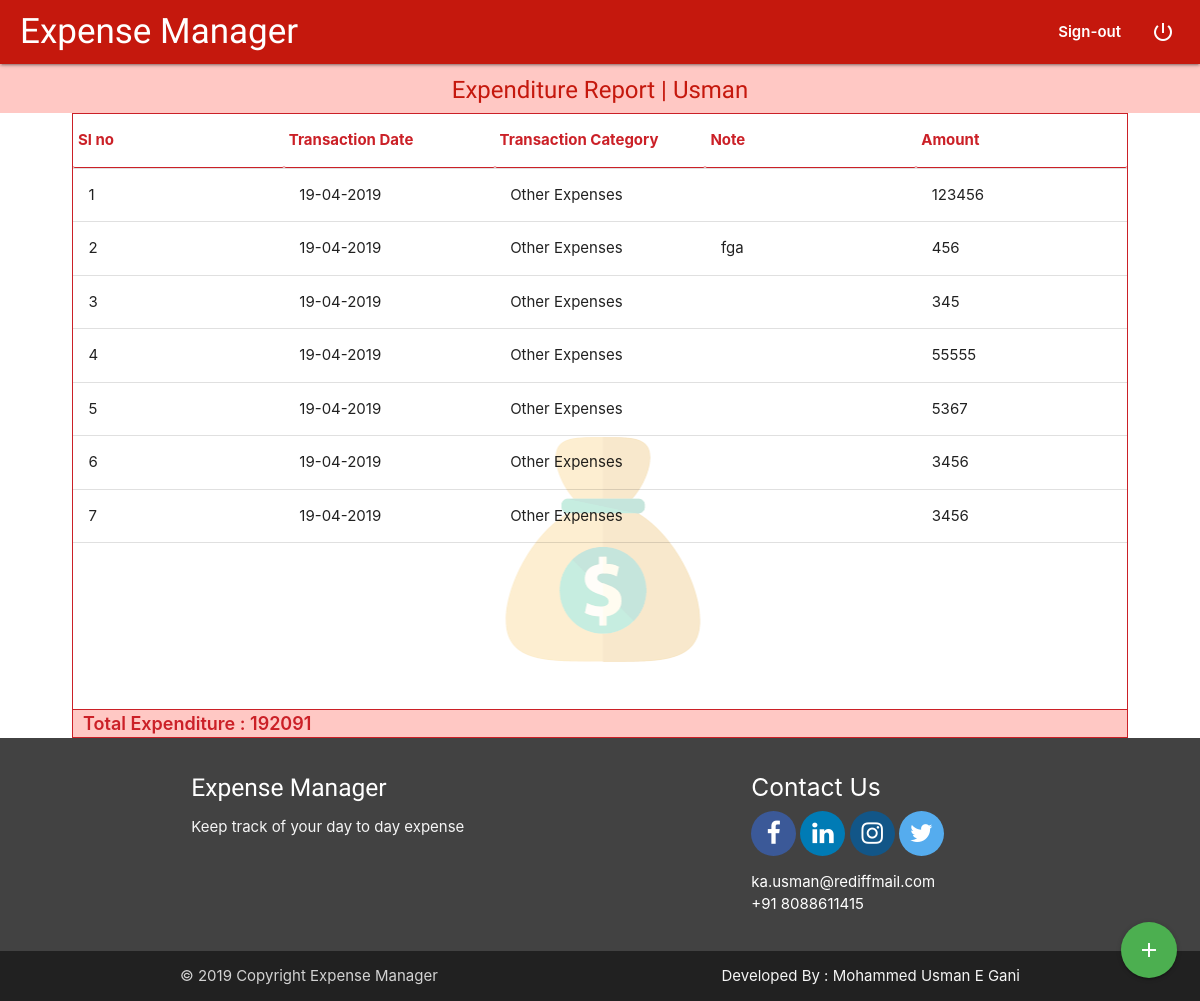
The page /user-portal/user-portal.php (signed in) on the database its author committed.
### tables this page shows
CREATE TABLE `expenses` (
  `expenseId` int(11) NOT NULL,
  `fromUser` text NOT NULL,
  `expenseAmount` text NOT NULL,
  `expenseCategory` text NOT NULL,
  `expenseNote` longtext NOT NULL,
  `expenseDate` text NOT NULL
);

### user-portal/user-portal.php (the view, shortened to what this page needs)
<?php
  require_once('../functions.php');
?>
<!DOCTYPE html>
<html>
  <head>
    <link type="text/css" rel="stylesheet" href="materialize/css/materialize.min.css"  media="screen,projection">
    <link rel="stylesheet" href="https://cdnjs.cloudflare.com/ajax/libs/font-awesome/4.7.0/css/font-awesome.min.css">
    <link type="text/css" rel="stylesheet" href="style/User_portal.css">
  </head>
  <body>
        <div class="navbar-fixed">
                <nav class="nav-bg">
                  <div class="nav-wrapper">
                    <a href="#" class="title-logo">Expense Manager</a>
                    <ul class="right hide-on-med-and-down">
                        <li class="sign-up-text">Sign-out</li><li><a class="nav-icon" href="../php/logout.php"><i class="material-icons">power_settings_new</i></a></li>
                  </ul>
                  </div>
                </nav>
        </div>
        <div class="title-container">
            <span class="title-text">Expenditure Report | <?php echo $_SESSION['firstName'];?></span>
        </div>
        <div class="user-expense-table">
            <table cellpadding="10"  class="highlight table-header scroll">
                <thead>
                  <tr>
                      <th>Sl no</th>
                      <th>Transaction Date</th>
                      <th>Transaction Category</th>
                      <th>Note</th>
                      <th>Amount</th>
                  </tr>
                </thead>
                <tbody>
                  <?php
                    $i=1;
                    $totalAmount = 0;
                    $userId = $_SESSION['userId'];
                    $sql = "SELECT expenseDate,expenseCategory, expenseNote, expenseAmount FROM expenses WHERE fromUser = '$userId'";
                    $statement = $conn->query($sql);
                    if($statement)
                    {
                      if($statement->num_rows>0)
                      {
                        $totalAmount = 0;
                        while($expense = $statement->fetch_assoc())
                        {
                          $totalAmount+=$expense['expenseAmount'];
                    ?>
                  <tr>
                    <td><?php echo $i;?></td>
                    <td><?php echo $expense['expenseDate'];?></td>
                    <td><?php echo $expense['expenseCategory'];?></td>
                    <td><?php echo $expense['expenseNote'];?></td>
                    <td><?php echo $expense['expenseAmount'];?></td>
                  </tr>
                  <?php
                      $i++;
                        }
                      }
                    }
                    ?>
                </tbody>
              </table>
              <div class="Total-Expenditure"><span>Total Expenditure : <?php echo $totalAmount;?></span></div>
        </div>
                <div class="fixed-action-btn">
                  <a class="btn-floating btn-large green modal-trigger" href="#modal1">
                    <i class="large material-icons">add</i>
                  </a>
                </div>
        <footer class="page-footer" id="footer">
            <div class="container">
              <div class="row">
                <div class="col l6 s12">
                  <h5 class="white-text" id="Footer-Content">Expense Manager</h5>
                  <p class="grey-text text-lighten-4">Keep track of your day to day expense</p>
                </div>
                <div class="col l4 offset-l2 s12">
                  <h5 class="white-text">Contact Us</h5>
                  <a href="#" class="fa fa-facebook"></a>
                  <a href="#" class="fa fa-linkedin"></a>
                  <a href="#" class="fa fa-instagram"></a>
                  <a href="#" class="fa fa-twitter"></a>
                  <ul>
                    <li>ka.usman@rediffmail.com</li>
                    <li>+91 8088611415</li>
                  </ul>
                </div>
              </div>
            </div>
            <div class="footer-copyright" id="footer-end">
              <div class="container">
              &copy 2019 Copyright Expense Manager
              <a class="grey-text text-lighten-4 right" >Developed By : Mohammed Usman E Gani</a>
              </div>
            </div>
          </footer>
  </body>
</html>

### user-portal/style/User_portal.css (style rules this page uses)
body { background-image: url('../images/bg.png'); background-repeat: no-repeat; background-attachment: fixed; background-position: center; }
.sign-up-text { padding-right: 15px; font-weight: 600; }
.title-container { margin: 0; padding: 0; display: flex; justify-content: center; font-family: 'Yatra One'; align-items: center; background: #ffc8c4; }
.title-text { margin-top: 2px; padding: 5.5px; display: flex; justify-content: center; font-family: 'Yatra One'; align-items: center; background: #ffc8c4; color: #c5180d; font-size: 1.6em; }
.nav-bg { background-color: #c5180d; }
.nav-icon { margin-right: 10px; }
.title-logo { font-family: 'Yatra One'; font-size: 35px; margin-left: 20px; }
#footer { background-color: #424242; }
#footer-end { background-color: #212121; }
#Footer-Content { font-family: 'Yatra One'; }
.fa { border-radius: 50%; padding: 10px; font-size: 25px; width: 45px; text-align: center; text-decoration: none; }
.fa-facebook { background: #3B5998; color: #fff; transition: 0.5s; }
.fa-linkedin { background: #007bb5; color: #fff; transition: 0.5s; }
.fa-twitter { background: #55ACEE; color: #fff; transition: 0.5s; }
.fa-instagram { background: #125688; color: #fff; transition: 0.5s; }
.Total-Expenditure { border-top: 1px solid #cb2027; background-color: #ffc8c4; }
.Total-Expenditure span { background-color: #ffc8c4; color: #cb2027; font-size: 1.2em; font-weight: 600; padding-left: 10px; }
.user-expense-table { margin-left: 6%; margin-right: 6%; border: 1px solid #cb2027; }
.scroll { border: 0; border-collapse: collapse; }
.scroll tr { display: flex; }
.scroll td { flex: 1; margin-left: 1%; }
.scroll thead tr:after { overflow-y: scroll; visibility: hidden; height: 0; }
.scroll thead th { border-bottom: 1px solid #cb2027; color: #cb2027; flex: 1; display: block; }
.scroll tbody { display: block; overflow-y: auto; height: calc(80vh - 100px); }

### rows shown on the page
expenses: expenseDate "19-04-2019", expenseCategory "Other Expenses", expenseAmount "123456"
expenses: expenseDate "19-04-2019", expenseCategory "Other Expenses", expenseNote "fga", expenseAmount "456"
expenses: expenseDate "19-04-2019", expenseCategory "Other Expenses", expenseAmount "345"
expenses: expenseDate "19-04-2019", expenseCategory "Other Expenses", expenseAmount "55555"
expenses: expenseDate "19-04-2019", expenseCategory "Other Expenses", expenseAmount "5367"
expenses: expenseDate "19-04-2019", expenseCategory "Other Expenses", expenseAmount "3456"
expenses: expenseDate "19-04-2019", expenseCategory "Other Expenses", expenseAmount "3456"

### other values the page prints
$_SESSION['firstName'] "Usman"
$totalAmount "192091"
